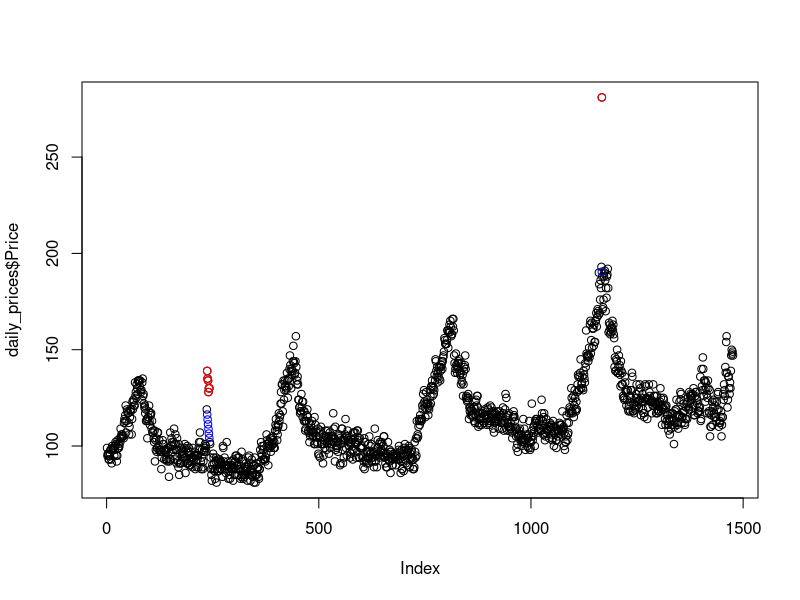
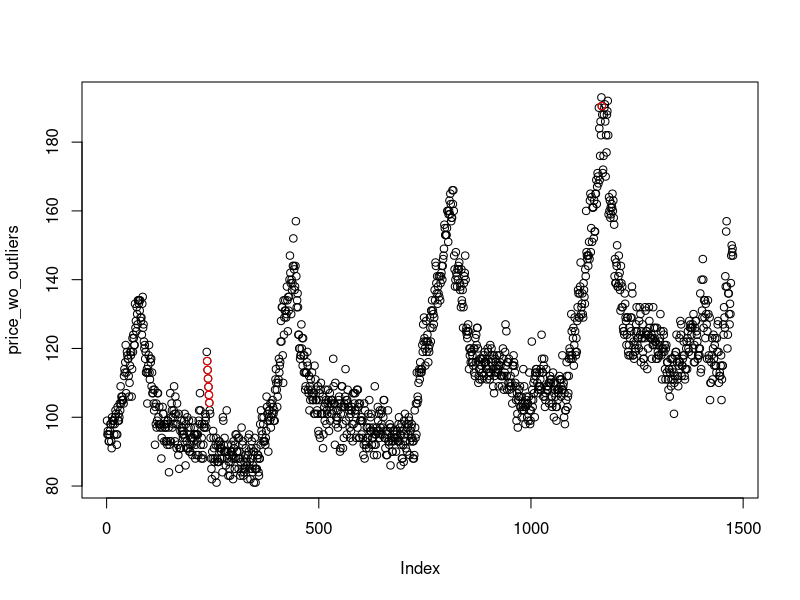
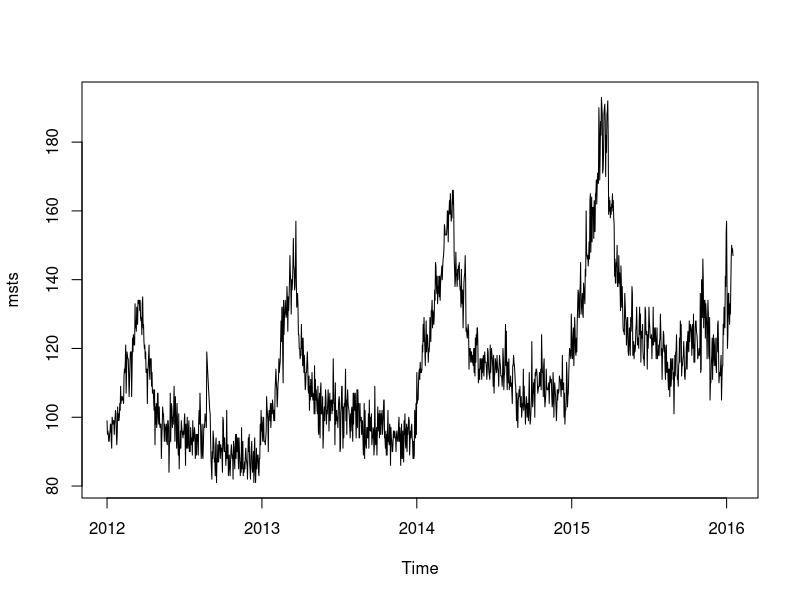

Write the R code that produced these figures, in order. (Note: this script raises an error after producing the figures.)
library(forecast)
library(lubridate)

# Read Data
daily_prices = read.csv('Data/Multi-Year Price Data (Aggregate).csv')
daily_prices$Date = as.Date(daily_prices$Date, format='%m/%d/%Y')  

# Remove outliers - STL decomposition
outliers = tsoutliers(daily_prices$Price, lambda = 'auto')
plot(daily_prices$Price)
points(outliers$index, daily_prices$Price[outliers$index], col='red')
points(outliers$index, outliers$replacements, col='blue')
price_wo_outliers = daily_prices$Price
price_wo_outliers[outliers$index] = outliers$replacements

# Visualize substituted data
plot(price_wo_outliers)
points(outliers$index, outliers$replacements, col='red')

# Defice MSTS object with weekly, monthly and yearly
msts = msts(price_wo_outliers, seasonal.periods = c(7, 30.4, 365), start=decimal_date(daily_prices$Date[1]))
plot(msts)

# Split into train and test datasets
training = subset(msts, end = length(msts)-365)
test = subset(msts, start = length(msts)-364)

# Method 1: TBATS
# Run TBATS model
tbats_training = tbats(training)
  plot(tbats_training, main='Multiple Season Decomposition')

# Forecast test model
tbats_training %>% 
  forecast(h=365, level=50) %>%
  autoplot() + autolayer(test)

fc_tbats <- forecast(tbats_training,h=1504)
plot(fc_tbats, main = "TBATS Forecast")

# Check residuals
checkresiduals(fc_tbats)

# Looks good. Retrain using all of the available data
# tbats_full_set = tbats(msts, use.arma.errors = TRUE)
# plot(tbats_full_set, main='Multiple Season Decomposition')
# 
# fc_full_set<- forecast(tbats_full_set, h=1505, level=0)
# plot(fc_full_set)


# Method 2: Fourier autoarima
# Credit to: https://www.kaggle.com/kailex/arima-with-fourier-terms

# Fit base model
fit0 <- auto.arima(training)
(bestfit <- list(aicc=fit0$aicc, i=0, j=0, fit=fit0))

# Find best combination of Fourier series for each of the frequencies
# This can take a while to run
for(i in 1:3) {
  for (j in 1:3){
    for (k in 1:3){
      z0 <- fourier(ts(training, frequency=7), K=i)
      z1 <- fourier(ts(training, frequency=30.4), K=j)
      z2 <- fourier(ts(training, frequency=365), K=k)
      fit <- auto.arima(training, xreg=cbind(z0, z1, z2))
      if(fit$aicc < bestfit$aicc) {
        bestfit <- list(aicc=fit$aicc, i=i, j=j, k=k, fit=fit)
      }
    }
  }
}
bestfit

#Fit Best model
fc <- forecast(bestfit$fit, 
               xreg=cbind(
                 fourier(ts(training, freq=7), K=bestfit$i, h=1504),
                 fourier(ts(training, frequency=30.4), K=bestfit$j, h=1504),
                 fourier(ts(training, frequency=365), K=bestfit$k, h=1504)))
plot(fc)

#Check Residuals
checkresiduals(fc)

accuracy(fc_tbats, test)
accuracy(fc, test)

# Fourier Method performs better
# Train on full data set with (i,j,k) = (3,1,3)
z0 <- fourier(ts(msts, frequency=7), K=3)
z1 <- fourier(ts(msts, frequency=30.4), K=1)
z2 <- fourier(ts(msts, frequency=365), K=3)
fit <- auto.arima(msts, xreg=cbind(z0, z1, z2))
fc <- forecast(fit, 
               xreg=cbind(
                 fourier(ts(training, freq=7), K=3, h=1504),
                 fourier(ts(training, frequency=30.4), K=1, h=1504),
                 fourier(ts(training, frequency=365), K=3, h=1504)))
plot(fc)
plot(tail(fc$mean, 29))
